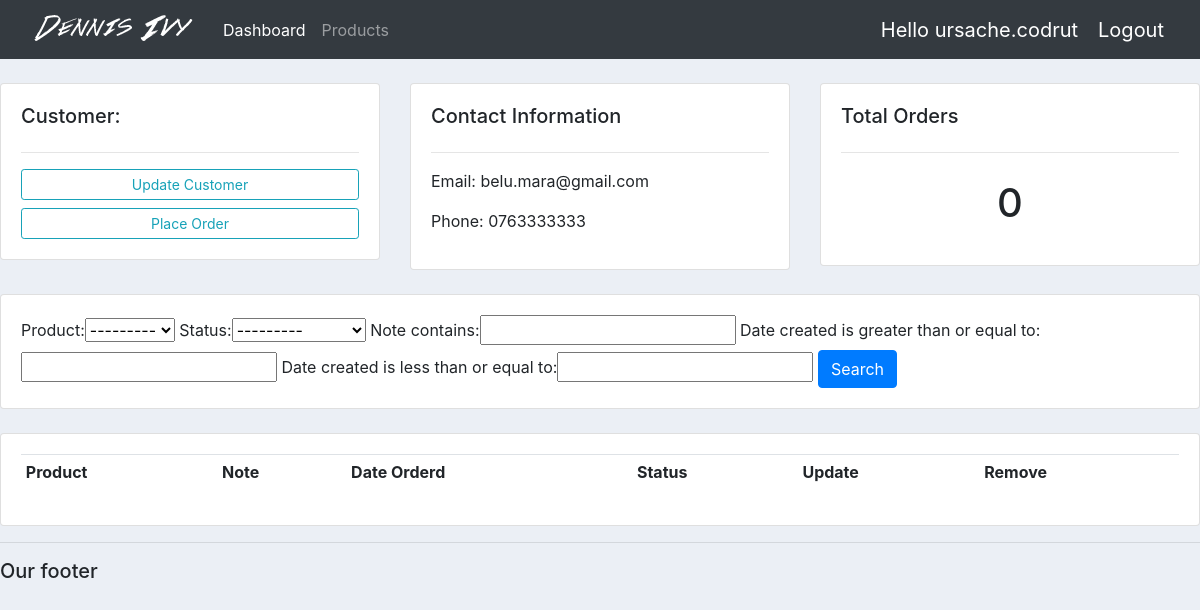
Page /customer/3 (signed in) on the earlier database version.
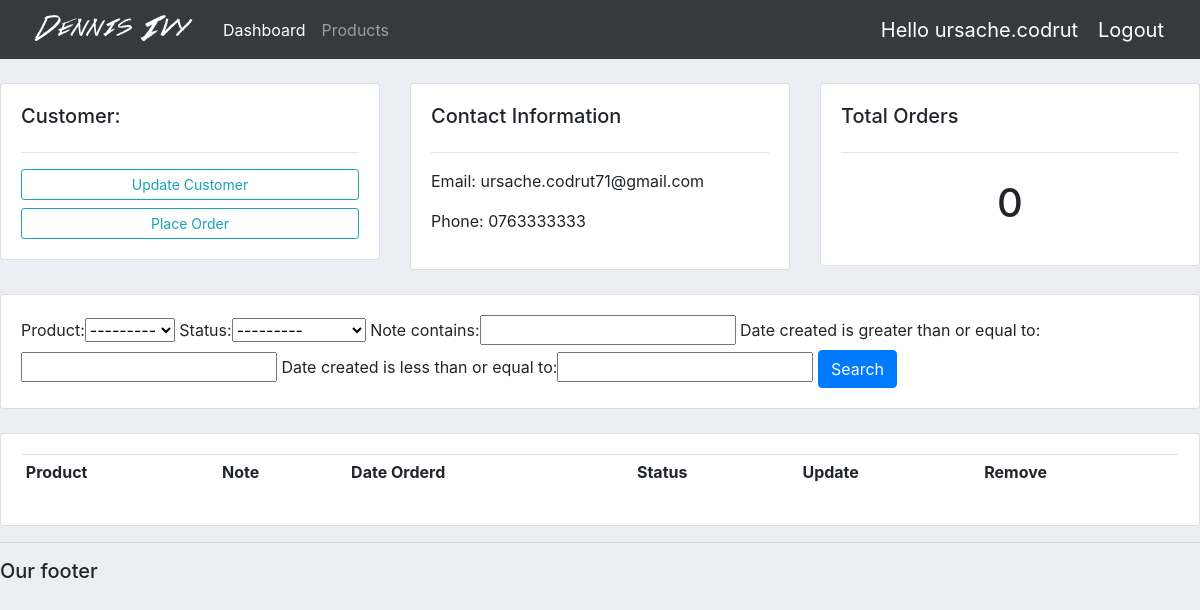
Same page on the later database version.
### accounts/models.py (models this page shows, shortened)
class Customer(models.Model):
    user = models.OneToOneField(User, null=True, blank=True, on_delete=models.CASCADE)
    name = models.CharField(max_length=200, null=True)
    phone = models.CharField(max_length=200, null=True)
    email= models.CharField(max_length=200, null=True)
    profile_pic = models.ImageField(default="default.jpg", null=True, blank=True)
    date_created = models.DateTimeField(auto_now_add=True)

### accounts/decorators.py (the view)
		def wrapper_func(request, *args, **kwargs):
			group = None
			if request.user.groups.exists():
				group = request.user.groups.all()[0].name
			if group in allowed_roles:
				return view_func(request, *args, **kwargs)
			else:
				return HttpResponse('Yyyy')

### accounts/models.py (called while the page is built)
    def __str__(self):
        return self.name

### accounts/views.py (called while the page is built)
@login_required(login_url='login')
@allowed_users(allowed_roles=['admin'])
def customer(request, pk_test):
	customer = Customer.objects.get(id=pk_test)
	orders = customer.order_set.all()
	order_count = orders.count()
	myFilter = OrderFilter(request.GET, queryset=orders)
	orders = myFilter.qs
	context = {'customer':customer, 'orders':orders, 'order_count':order_count,
	'myFilter':myFilter}
	return render(request, 'accounts/customer.html',context)

### accounts/templates/accounts/customer.html (shortened to what this page needs)
{% extends 'accounts/main.html' %}
{% block content %}
<br>
<div class="row">
	<div class="col-md">
		<div class="card card-body">
			<h5>Customer:</h5>
			<hr>
			<a class="btn btn-outline-info  btn-sm btn-block" href="">Update Customer</a>
			<a class="btn btn-outline-info  btn-sm btn-block" href="{% url 'create_order' customer.id %}">Place Order</a>
		</div>
	</div>
	<div class="col-md">
		<div class="card card-body">
			<h5>Contact Information</h5>
			<hr>
			<p>Email: {{customer.email}}</p>
			<p>Phone: {{customer.phone}} </p>
		</div>
	</div>
	<div class="col-md">
		<div class="card card-body">
			<h5>Total Orders</h5>
			<hr>
			<h1 style="text-align: center;padding: 10px">{{order_count}}</h1>
		</div>
	</div>
</div>
<br>
<div class="row">
	<div class="col">
		<div class="card card-body">
			<form method="get">
				{{myFilter.form}}
		    <button class="btn btn-primary" type="submit">Search</button>
		  </form>
		</div>
	</div>
</div>
<br>
<div class="row">
	<div class="col-md">
		<div class="card card-body">
			<table class="table table-sm">
				<tr>
					<th>Product</th>
					<th>Note</th>
					<th>Date Orderd</th>
					<th>Status</th>
					<th>Update</th>
					<th>Remove</th>
				</tr>
			</table>
		</div>
	</div>
</div>
{% endblock %}

Differences in the rows shown:
changed Customer: email "belu.mara@gmail.com" → "ursache.codrut71@gmail.com"
